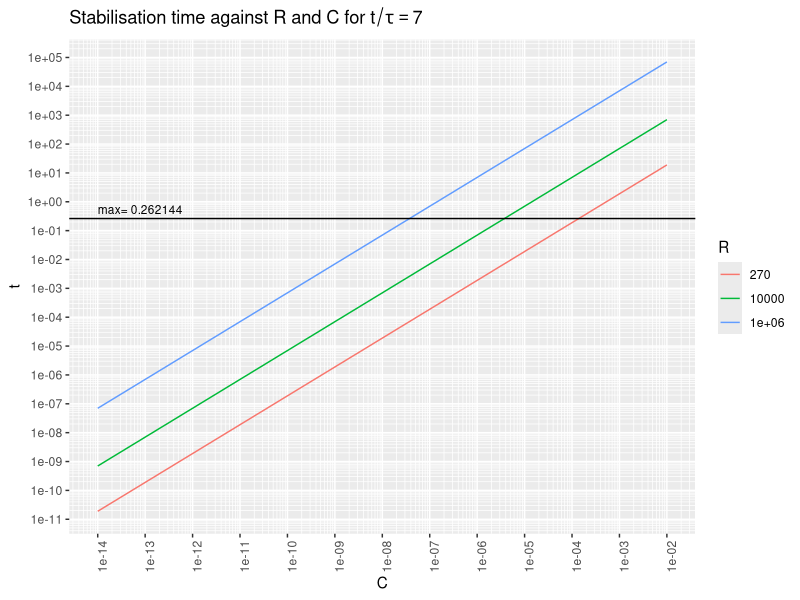
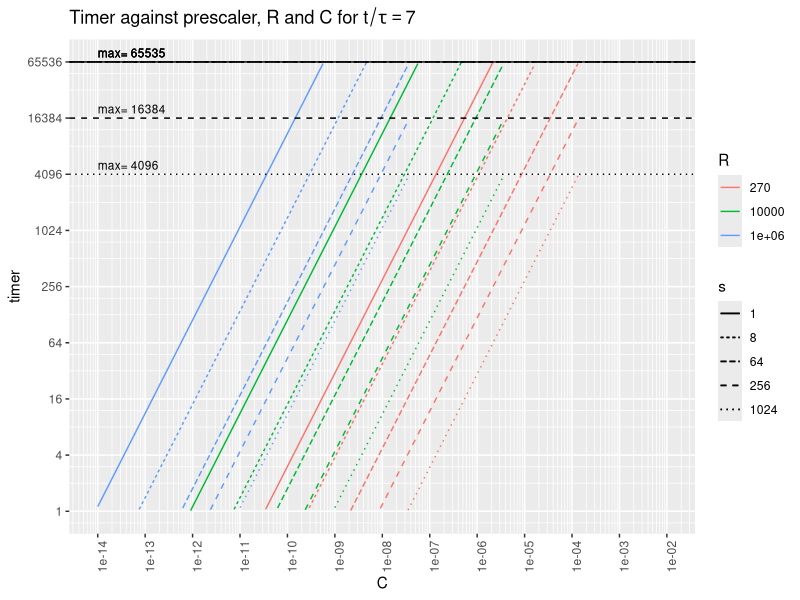
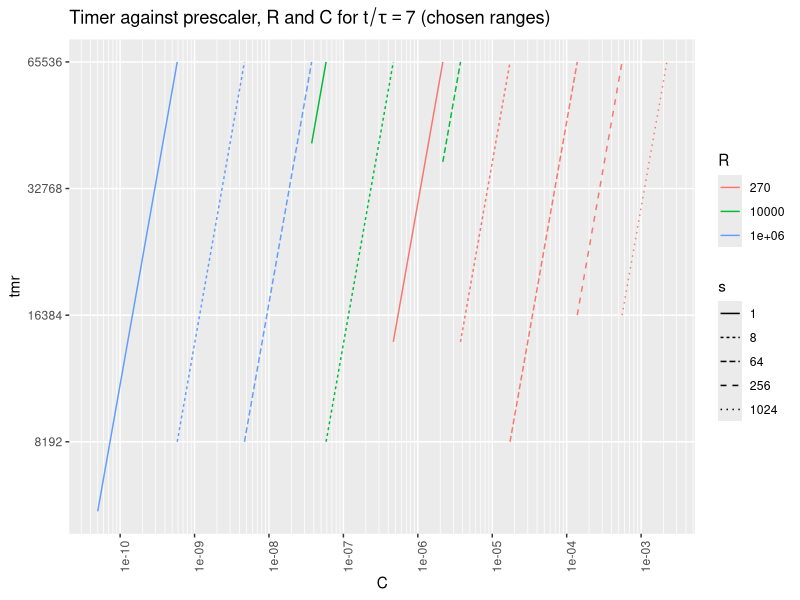

Write the R code that produced these figures, in order.
#!/usr/bin/R -q --vanilla -f
options(echo=F)

library(ggplot2)
library(scales)


# Variable setup ###########################################################

# taus = t/RC
# t = timer*s/f

R = t(c(270, 10e3, 1e6))    # all drive resistors
colnames(R) = R
taustable = 7               # taus to stabilization
taufall = -log(1.1/5)       # taus from 5V to 1.1V
taurise = -log(1-1.1/5)     # taus from 0V to 1.1V     
f = 16e6                    # timer frequency
s = matrix(2^c(0,3,6,8,10)) # all prescaler factors
rownames(s) = s

# To choose the various scales, either we want to choose a
# minimum timer resolution and then optimize for fastest time,
# or choose a maximum time and then optimize for highest resolution.
tmax = 0.262144 # allows for nice range endings at a timer of 0xFFFF
timermax = pmin(tmax*f/s, 2^16-1)

# Based on the max time and timer, max caps for each R and s
Cmax = (timermax*s/f/taustable) %*% (1/R)

# Based on a timer count of 1, min caps for each R and s
Cmin = (s/f/taurise) %*% (1/R)

# various capacitors over the full range
C = matrix(10^seq(-14, -2, by=1/24))
rownames(C) = C  # sprintf('%.2e', C)

# The stabilization time is two-dimensional, over C and R.
tm = taustable*C %*% R

# The stabilization timer value is three-dimensional, over C, R, and s.
timer = drop((f*tm) %o% (1/s))
tmrcompare = aperm(drop(replicate(length(C),
                                  replicate(length(R), timermax))),
                   c(3,2,1))
timer[timer>tmrcompare | timer<1] = NA

# To perform actual range selection:
# There is only one range selected for every C.
# For each C, select the R and s for which:
#   t < tmax
#   1 <= timer < 2^16
#   timer is maximal
# critical points are for each C where:
#   timer crosses 1 or 2^16
#   t crosses tmax
# 6 = t/RC = tim*s/RC/16MHz
# C = t/6R = tim*s/6R/16MHz
# Ccrit = tmax/6R = 2^16*s/6R/16MHz
crit = expand.grid(R=R,s=s)
Ccrit = with(crit, c(s/f/R, 2^16*s/f/R, tmax/R))/taustable
crit = expand.grid(R=R, s=s, C=Ccrit)
crit$t = with(crit, taustable*R*C)
crit$tmr = with(crit, t*f/s)
eps=1e-6  # epsilon tolerance required to accommodate for float error
crit = crit[crit$tmr>=1-eps &
            crit$tmr<=2^16+eps &
            (crit$t<=tmax+eps | crit$R==R[1]),]
crit = crit[with(crit, order(-C, -tmr)),]
rownames(crit) = 1:(nrow(crit))
# We now need pairs of R&s: the first being either the extreme lowest C or the
# C where the previous range cut out; and the second being the maximum
# condition.
ranges = tail(crit, 1)
repeat {
   prev = tail(ranges, 1)
   # Find the furthest row with the same R and s
   edge = crit[which(crit$R==prev$R & crit$s==prev$s)[1],]
   ranges = rbind(ranges, edge)
   # Find the (different) row with the same C and the highest timer
   samec = crit[which(crit$C == edge$C &
                      crit$tmr < 2^16-eps &
                      (crit$t < tmax-eps | crit$R==R[1])),][1,]
   if (is.na(samec$R)) break
   ranges = rbind(ranges, samec)
}
rownames(ranges) = 1:(nrow(ranges))
print(ranges)


# Plot utilities ###########################################################

# Adapted from https://stackoverflow.com/questions/30179442
log_breaks = function(maj, radix=10) {
  function(x) {
    minx = floor(min(logb(x, radix), na.rm=T)) - 1
    maxx = ceiling(max(logb(x, radix), na.rm=T)) + 1
    n_major = maxx - minx + 1
    major_breaks = seq(minx, maxx, by=1)
    if (maj) {
      breaks = major_breaks
    } else {
      breaks = rep(logb(1:(radix-1), radix), times=n_major) +
               rep(major_breaks, each=radix-1)
    }
    radix^breaks
  }
}
# See https://github.com/tidyverse/ggplot2/blob/master/R/scale-continuous.r#L160
scale_x_log_eng = function(..., radix=10) {
  scale_x_continuous(..., trans=log_trans(radix),
                     breaks=log_breaks(T, radix),
                     minor_breaks=log_breaks(F, radix))
}
scale_y_log_eng = function(..., radix=10) {
  scale_y_continuous(..., trans=log_trans(radix),
                     breaks=log_breaks(T, radix),
                     minor_breaks=log_breaks(F, radix))
}


# Plotting #################################################################

tm_df = as.data.frame.table(tm)
colnames(tm_df) = c('C', 'R', 't')
tm_df$C = as.numeric(levels(tm_df$C))[tm_df$C]
ggplot(tm_df, aes(x=C, y=t)) +
   ggtitle(bquote(paste('Stabilisation time against R and C for ',
                        t/tau == .(taustable)))) +
   geom_line(aes(colour=R, group=R)) +
   geom_hline(aes(yintercept=tmax)) +
   geom_text(data=data.frame(), size=3,
      aes(x=1e-14, y=tmax, label=paste('max=', tmax),
          hjust='left', vjust=-0.5)) +
   scale_x_log_eng() + scale_y_log_eng() +
   theme(axis.text.x=element_text(angle=90))


tmr_df = as.data.frame.table(timer)
colnames(tmr_df) = c('C', 'R', 's', 'timer')
tmr_df$C = as.numeric(levels(tmr_df$C))[tmr_df$C]

maxdf = data.frame(timer=timermax, s=factor(s))
maxnames = data.frame(C=1e-14, s=factor(s), timer=timermax)

ggplot(tmr_df, aes(x=C, y=timer, linetype=s)) +
   ggtitle(bquote(paste('Timer against prescaler, R and C for ',
                        t/tau == .(taustable)))) +
   geom_line(aes(colour=R, group=interaction(R,s))) +
   geom_hline(data=maxdf, aes(yintercept=timer, linetype=s, group=s)) +
   geom_text(data=maxnames, size=3,
      aes(label=paste('max=',timer), hjust='left', vjust=-0.5, group=s)) +
   scale_x_log_eng() +
   scale_y_log_eng(radix=4, limits=2^c(0,16)) +
   theme(axis.text.x=element_text(angle=90))


# At the bottom end, cut off at typical parasitic capacitance
ranges[ranges$tmr==1,] = data.frame(R=1e6, s=1, C=50e-12,
                                    t=taustable*1e6*50e-12,
                                    tmr=taustable*1e6*50e-12*f)
ranges$s = factor(ranges$s)
ranges$R = factor(ranges$R)
ggplot(ranges, aes(x=C, y=tmr, colour=R, linetype=s,
                   group=interaction(R,s))) +
   ggtitle(bquote(paste('Timer against prescaler, R and C for ',
                        t/tau == .(taustable), ' (chosen ranges)'))) +
   geom_line() +
   scale_x_log_eng() + scale_y_log_eng(radix=2) +
   theme(axis.text.x=element_text(angle=90))
